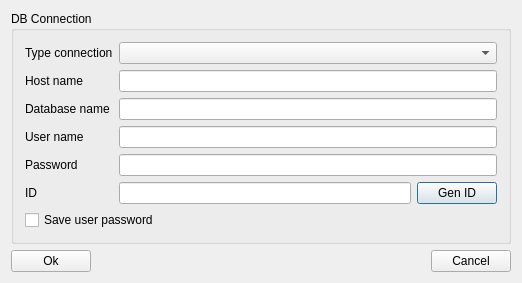
<?xml version="1.0" encoding="UTF-8"?>
<ui version="4.0">
 <class>Settings</class>
 <widget class="QDialog" name="Settings">
  <property name="geometry">
   <rect>
    <x>0</x>
    <y>0</y>
    <width>522</width>
    <height>275</height>
   </rect>
  </property>
  <property name="windowTitle">
   <string>Settings</string>
  </property>
  <layout class="QVBoxLayout" name="verticalLayout">
   <item>
    <widget class="QGroupBox" name="gbDBConnection">
     <property name="title">
      <string>DB Connection</string>
     </property>
     <layout class="QGridLayout" name="gridLayout">
      <item row="0" column="0">
       <widget class="QLabel" name="l0">
        <property name="text">
         <string>Type connection</string>
        </property>
       </widget>
      </item>
      <item row="0" column="1" colspan="2">
       <widget class="QComboBox" name="cmbTypeConnection"/>
      </item>
      <item row="1" column="0">
       <widget class="QLabel" name="l1">
        <property name="text">
         <string>Host name</string>
        </property>
       </widget>
      </item>
      <item row="1" column="1" colspan="2">
       <widget class="QLineEdit" name="leHostName"/>
      </item>
      <item row="2" column="0">
       <widget class="QLabel" name="l2">
        <property name="text">
         <string>Database name</string>
        </property>
       </widget>
      </item>
      <item row="2" column="1" colspan="2">
       <widget class="QLineEdit" name="leDatabaseName"/>
      </item>
      <item row="3" column="0">
       <widget class="QLabel" name="l3">
        <property name="text">
         <string>User name</string>
        </property>
       </widget>
      </item>
      <item row="3" column="1" colspan="2">
       <widget class="QLineEdit" name="leUserName"/>
      </item>
      <item row="4" column="0">
       <widget class="QLabel" name="l4">
        <property name="text">
         <string>Password</string>
        </property>
       </widget>
      </item>
      <item row="4" column="1" colspan="2">
       <widget class="QLineEdit" name="lePassword">
        <property name="echoMode">
         <enum>QLineEdit::Password</enum>
        </property>
       </widget>
      </item>
      <item row="5" column="0">
       <widget class="QLabel" name="l5">
        <property name="text">
         <string>ID</string>
        </property>
       </widget>
      </item>
      <item row="5" column="1">
       <widget class="QLineEdit" name="leNumber"/>
      </item>
      <item row="5" column="2">
       <widget class="QPushButton" name="pbGenID">
        <property name="text">
         <string>Gen ID</string>
        </property>
       </widget>
      </item>
      <item row="6" column="0" colspan="2">
       <widget class="QCheckBox" name="cbSaveUP">
        <property name="text">
         <string>Save user password</string>
        </property>
       </widget>
      </item>
     </layout>
    </widget>
   </item>
   <item>
    <layout class="QHBoxLayout" name="horizontalLayout">
     <item>
      <widget class="QPushButton" name="pbOk">
       <property name="text">
        <string>Ok</string>
       </property>
      </widget>
     </item>
     <item>
      <spacer name="horizontalSpacer">
       <property name="orientation">
        <enum>Qt::Horizontal</enum>
       </property>
       <property name="sizeHint" stdset="0">
        <size>
         <width>40</width>
         <height>20</height>
        </size>
       </property>
      </spacer>
     </item>
     <item>
      <widget class="QPushButton" name="pbCancel">
       <property name="text">
        <string>Cancel</string>
       </property>
      </widget>
     </item>
    </layout>
   </item>
  </layout>
 </widget>
 <layoutdefault spacing="6" margin="11"/>
 <tabstops>
  <tabstop>cmbTypeConnection</tabstop>
  <tabstop>leHostName</tabstop>
  <tabstop>leDatabaseName</tabstop>
  <tabstop>leUserName</tabstop>
  <tabstop>lePassword</tabstop>
  <tabstop>leNumber</tabstop>
  <tabstop>cbSaveUP</tabstop>
  <tabstop>pbOk</tabstop>
  <tabstop>pbCancel</tabstop>
 </tabstops>
 <resources/>
 <connections/>
</ui>
